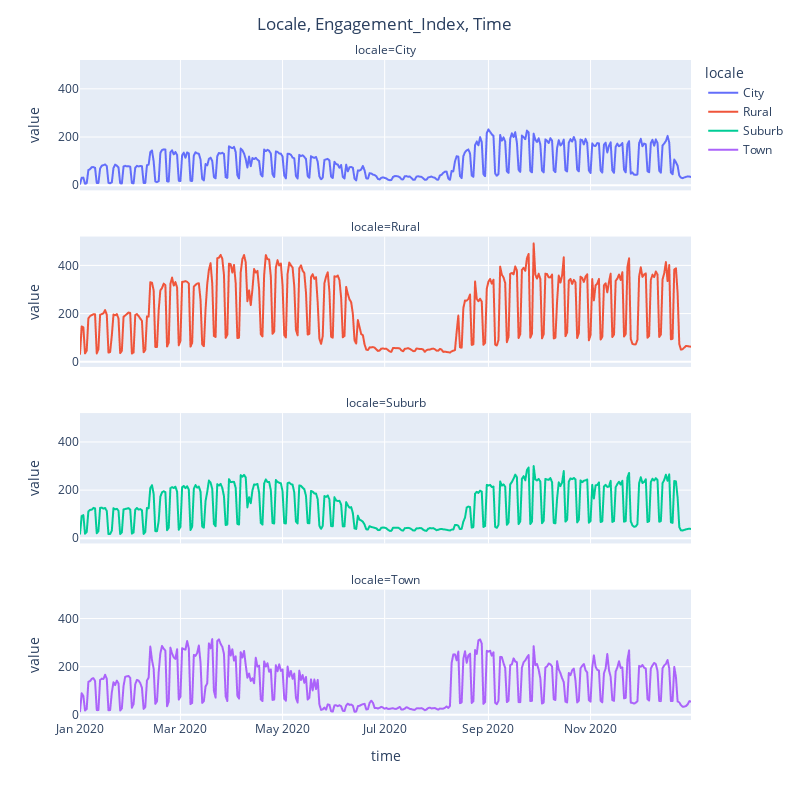

Notebook cell for this chart:
### Code cell
plot_time_series_by_locale(districts_engagement_data,"locale","engagement_index","time")

### Figure 1 — Plotly figure (JSON) as saved in the notebook; plotly's stock layout.template omitted (floating-point values rounded to 4 significant figures; data arrays with more than 128 entries replaced by an {"elided": "..."} marker saying what was removed)
{"data": [{"hovertemplate": "locale=City<br>time=%{x}<br>value=%{y}<extra></extra>", "legendgroup": "City", "line": {"color": "#636efa", "dash": "solid"}, "marker": {"symbol": "circle"}, "mode": "lines", "name": "City", "showlegend": true, "type": "scattergl", "x": {"elided": "366 str values"}, "xaxis": "x4", "y": {"elided": "366 float values"}, "yaxis": "y4"}, {"hovertemplate": "locale=Rural<br>time=%{x}<br>value=%{y}<extra></extra>", "legendgroup": "Rural", "line": {"color": "#EF553B", "dash": "solid"}, "marker": {"symbol": "circle"}, "mode": "lines", "name": "Rural", "showlegend": true, "type": "scattergl", "x": {"elided": "366 str values"}, "xaxis": "x3", "y": {"elided": "366 float values"}, "yaxis": "y3"}, {"hovertemplate": "locale=Suburb<br>time=%{x}<br>value=%{y}<extra></extra>", "legendgroup": "Suburb", "line": {"color": "#00cc96", "dash": "solid"}, "marker": {"symbol": "circle"}, "mode": "lines", "name": "Suburb", "showlegend": true, "type": "scattergl", "x": {"elided": "366 str values"}, "xaxis": "x2", "y": {"elided": "366 float values"}, "yaxis": "y2"}, {"hovertemplate": "locale=Town<br>time=%{x}<br>value=%{y}<extra></extra>", "legendgroup": "Town", "line": {"color": "#ab63fa", "dash": "solid"}, "marker": {"symbol": "circle"}, "mode": "lines", "name": "Town", "showlegend": true, "type": "scattergl", "x": {"elided": "366 str values"}, "xaxis": "x", "y": {"elided": "366 float values"}, "yaxis": "y"}], "layout": {"annotations": [{"font": {}, "showarrow": false, "text": "locale=Town", "x": 0.5, "xanchor": "center", "xref": "paper", "y": 0.1975, "yanchor": "bottom", "yref": "paper"}, {"font": {}, "showarrow": false, "text": "locale=Suburb", "x": 0.5, "xanchor": "center", "xref": "paper", "y": 0.465, "yanchor": "bottom", "yref": "paper"}, {"font": {}, "showarrow": false, "text": "locale=Rural", "x": 0.5, "xanchor": "center", "xref": "paper", "y": 0.7325, "yanchor": "bottom", "yref": "paper"}, {"font": {}, "showarrow": false, "text": "locale=City", "x": 0.5, "xanchor": "center", "xref": "paper", "y": 1, "yanchor": "bottom", "yref": "paper"}], "height": 800, "legend": {"title": {"text": "locale"}, "tracegroupgap": 0}, "margin": {"t": 60}, "title": {"text": "Locale, Engagement_Index, Time", "x": 0.48}, "width": 800, "xaxis": {"anchor": "y", "domain": [0, 1], "title": {"text": "time"}}, "xaxis2": {"anchor": "y2", "domain": [0, 1], "matches": "x", "showticklabels": false}, "xaxis3": {"anchor": "y3", "domain": [0, 1], "matches": "x", "showticklabels": false}, "xaxis4": {"anchor": "y4", "domain": [0, 1], "matches": "x", "showticklabels": false}, "yaxis": {"anchor": "x", "domain": [0, 0.1975], "title": {"text": "value"}}, "yaxis2": {"anchor": "x2", "domain": [0.2675, 0.465], "matches": "y", "title": {"text": "value"}}, "yaxis3": {"anchor": "x3", "domain": [0.535, 0.7325], "matches": "y", "title": {"text": "value"}}, "yaxis4": {"anchor": "x4", "domain": [0.8025, 1], "matches": "y", "title": {"text": "value"}}}}
